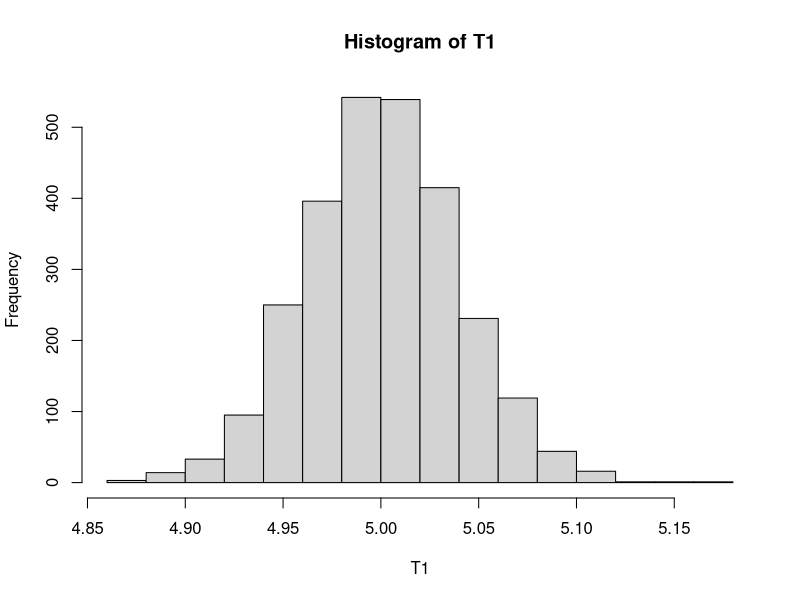
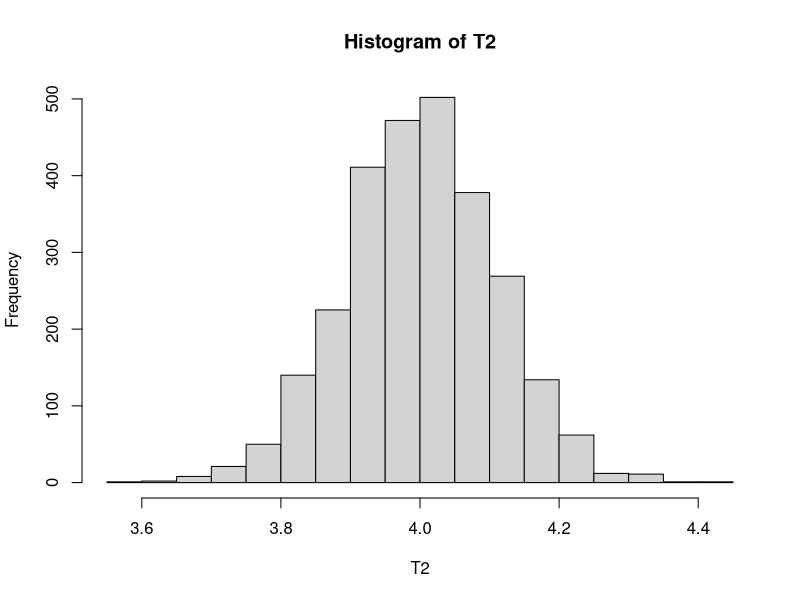
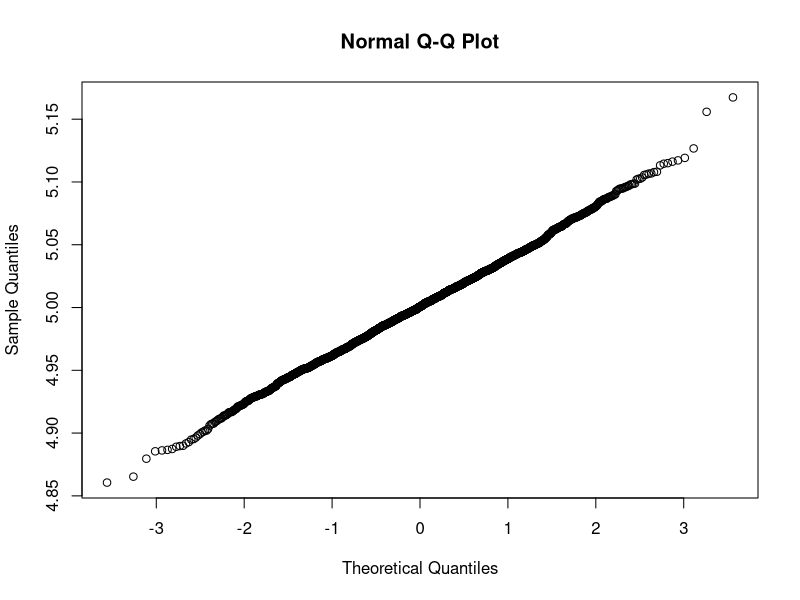
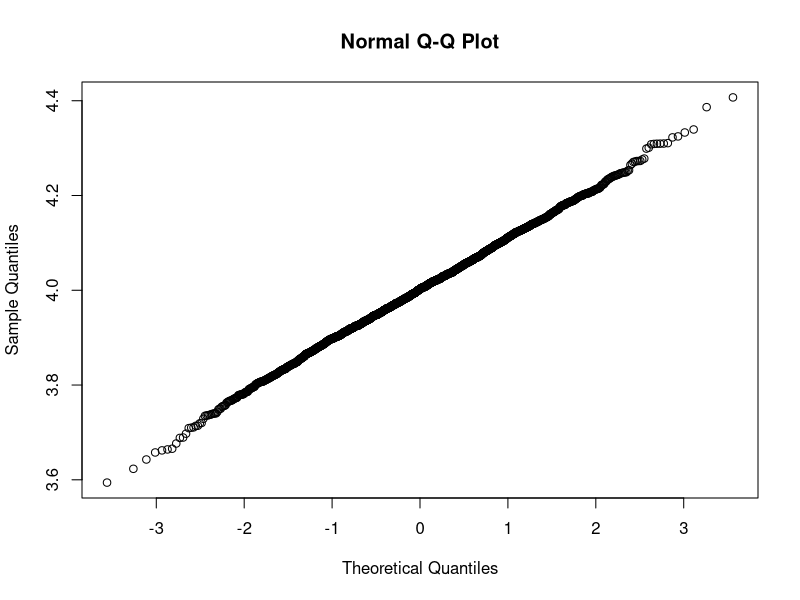

The R script that drew these images, in order:
rm(list=ls(all=T))
#TOPIC CONSISTENCY AND CAN
#Q.1
#Demonstrate the Consistency of sample mean and sample variance for the population mean and population variance respectively of Normal Distribution with parameters mu and sigma^2 based on the random samples and check whether both estimators are asymptotic normally distributed.
mu=5;sigma=2;eps=0.2;est.prob1=0;est.prob2=0;
n=c(100,300,800,1200,2700);
for(i in 1:length(n)){
  x=matrix(rnorm(n[i]*n[i],mu,sigma),n[i],n[i]);
  T1=apply(x,1,mean);
  T2=apply(x,1,var);
  T3=sqrt(T2)
  est.prob1[i]=mean(abs(T1-mu)<eps);
  est.prob2[i]=mean(abs(T3-sigma)<eps);
  
}
cbind(n,est.prob1,est.prob2)

hist(T1)
hist(T2)
qqnorm(T1)
qqnorm(T2)


#Sample mean(Xbar) is consistent for Population mean(mu)
#Sample standard deviation(sqrt(var)) is consistent for Population sigma




